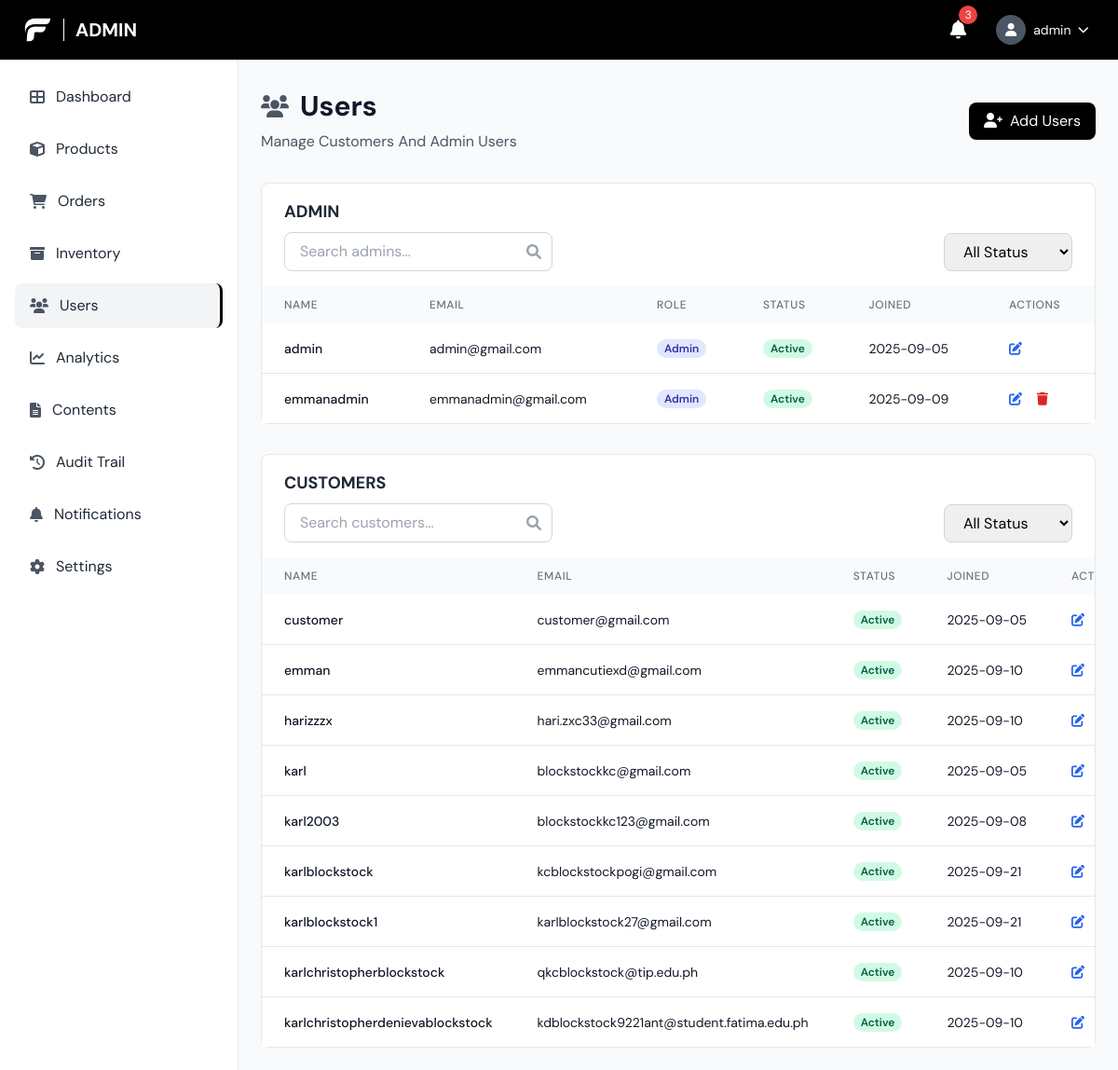
/admin/users.php (signed in), run on an earlier commit of the app's database.
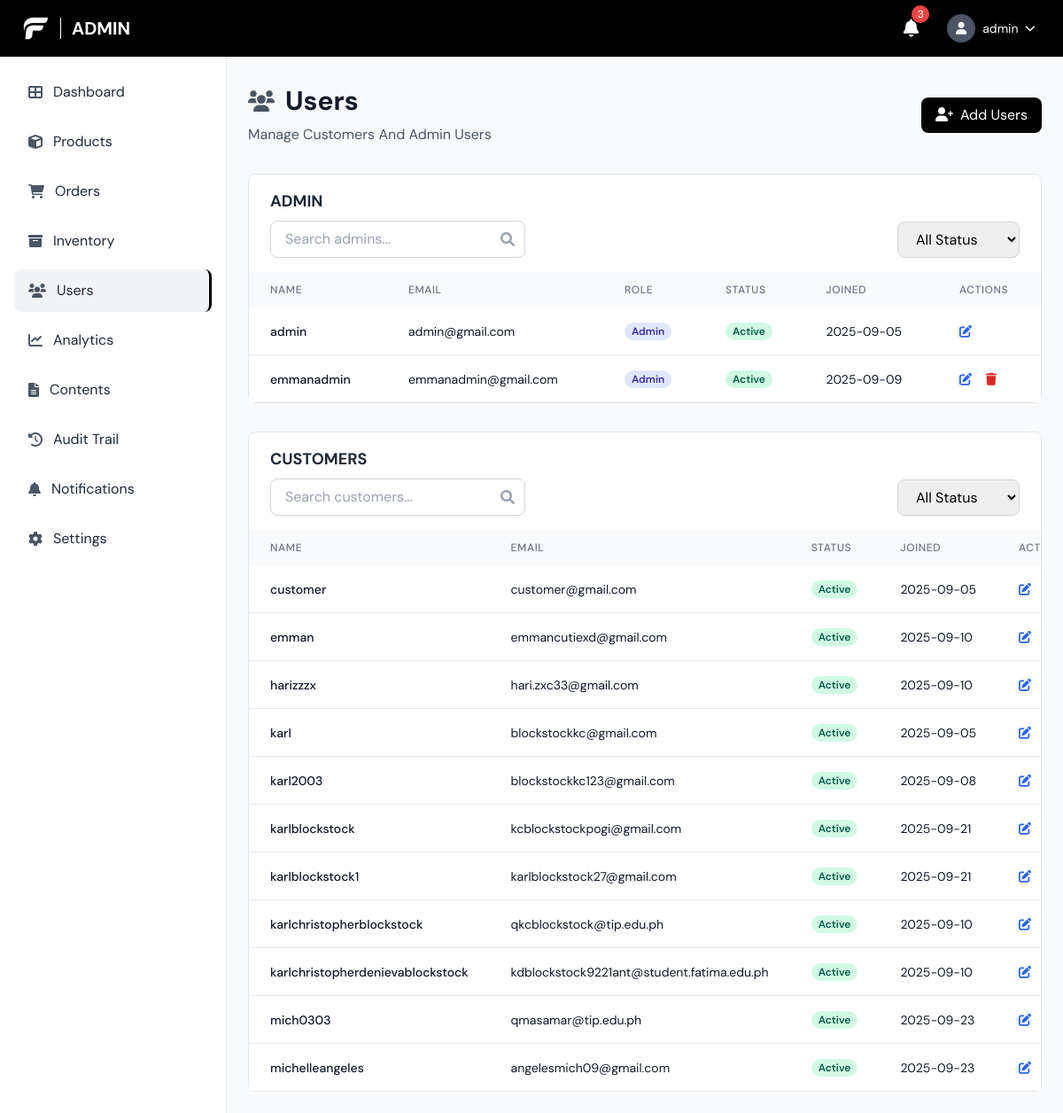
And on a later commit of the database.
### tables this page shows
CREATE TABLE `users` (
  `user_id` bigint(20) UNSIGNED NOT NULL,
  `username` varchar(100) NOT NULL,
  `email` varchar(150) NOT NULL,
  `phone` varchar(20) DEFAULT NULL,
  `date_of_birth` date DEFAULT NULL,
  `password_hash` varchar(255) DEFAULT NULL,
  `google_id` varchar(255) DEFAULT NULL,
  `role` enum('admin','manager','staff','customer') NOT NULL DEFAULT 'customer',
  `status` enum('active','inactive','suspended') NOT NULL DEFAULT 'active',
  `created_at` timestamp NOT NULL DEFAULT current_timestamp(),
  `updated_at` timestamp NOT NULL DEFAULT current_timestamp() ON UPDATE current_timestamp(),
  `last_login` timestamp NULL DEFAULT NULL,
  `first_name` varchar(100) DEFAULT NULL,
  `last_name` varchar(100) DEFAULT NULL,
  `profile_picture` varchar(255) DEFAULT NULL
);

### admin/users.php (the view, shortened to what the changed rows need)
<?php
$pdo = getDBConnection();
$isAdmin = isset($_SESSION['role']) && $_SESSION['role'] === 'admin';
$adminConds = ["role IN ('admin','manager','staff')"];
$adminParams = [];
$adminWhere = 'WHERE ' . implode(' AND ', $adminConds);
$adminSql = "SELECT user_id, username, email, role, status, created_at FROM users $adminWhere ORDER BY FIELD(role,'admin','manager','staff'), username";
$adminStmt = $pdo->prepare($adminSql);
$adminStmt->execute($adminParams);
$admins = $adminStmt->fetchAll();
$custConds = ["role = 'customer'"];
$custParams = [];
$custWhere = 'WHERE ' . implode(' AND ', $custConds);
$custSql = "SELECT user_id, username, email, role, status, created_at FROM users $custWhere ORDER BY username";
$custStmt = $pdo->prepare($custSql);
$custStmt->execute($custParams);
$customers = $custStmt->fetchAll();
?>
<!DOCTYPE html>
<html lang="en">
<head>
    <script src="https://cdn.tailwindcss.com"></script>
    <link href="https://cdnjs.cloudflare.com/ajax/libs/font-awesome/6.0.0/css/all.min.css" rel="stylesheet">
    <link rel="stylesheet" href="../css/style.css">
</head>
<body class="font-body bg-gray-50">
    <header class="bg-black text-white fixed top-0 left-0 right-0 z-50 h-16 flex items-center justify-between px-6">
        <div class="flex items-center space-x-3">
            <h1 class="text-xl font-bold uppercase">Admin</h1>
        </div>
    </header>
    <main class="ml-64 pt-24 pb-6 px-6">
        <div class="mb-8">
            <div class="flex items-center justify-between">
                <div>
                    <div class="flex items-center space-x-3 mb-2"><i class="fas fa-users text-2xl text-gray-600"></i><h1 class="text-3xl font-bold text-gray-900">Users</h1></div>
                </div>
            </div>
        </div>
        <div class="bg-white rounded-lg border border-gray-200 mb-8">
            <div class="overflow-x-auto">
                <table class="w-full">
                    <thead class="bg-gray-50"><tr>
                        <th class="px-6 py-3 text-left text-xs font-medium text-gray-500 uppercase tracking-wider">Name</th>
                        <th class="px-6 py-3 text-left text-xs font-medium text-gray-500 uppercase tracking-wider">Email</th>
                        <th class="px-6 py-3 text-left text-xs font-medium text-gray-500 uppercase tracking-wider">Role</th>
                        <th class="px-6 py-3 text-left text-xs font-medium text-gray-500 uppercase tracking-wider">Status</th>
                        <th class="px-6 py-3 text-left text-xs font-medium text-gray-500 uppercase tracking-wider">Joined</th>
                        <th class="px-6 py-3 text-left text-xs font-medium text-gray-500 uppercase tracking-wider">Actions</th>
                    </tr></thead>
                    <tbody class="bg-white divide-y divide-gray-200">
                    <?php if (empty($admins)): ?>
                        <tr><td colspan="6" class="px-6 py-12 text-center text-gray-500"><i class="fas fa-users text-4xl mb-4"></i><p>No admin/staff accounts</p></td></tr>
                    <?php else: foreach ($admins as $u): ?>
                        <tr class="hover:bg-gray-50">
                            <td class="px-6 py-4 whitespace-nowrap text-sm font-medium text-gray-900"><?php echo htmlspecialchars($u['username']); ?></td>
                            <td class="px-6 py-4 whitespace-nowrap text-sm text-gray-900"><?php echo htmlspecialchars($u['email']); ?></td>
                            <td class="px-6 py-4 whitespace-nowrap text-sm">
                                <?php if (in_array($u['role'], ['admin','manager','staff'])): ?>
                                    <span class="badge badge-admin"><?php echo htmlspecialchars(ucfirst($u['role'])); ?></span>
                                <?php else: ?>
                                    <span class="badge badge-customer">Customer</span>
                                <?php endif; ?>
                            </td>
                            <td class="px-6 py-4 whitespace-nowrap text-sm">
                                <?php if ($u['status'] === 'active'): ?>
                                    <span class="badge badge-active">Active</span>
                                <?php else: ?>
                                    <span class="badge badge-suspended"><?php echo htmlspecialchars(ucfirst($u['status'])); ?></span>
                                <?php endif; ?>
                            </td>
                            <td class="px-6 py-4 whitespace-nowrap text-sm text-gray-900"><?php echo date('Y-m-d', strtotime($u['created_at'])); ?></td>
                            <td class="px-6 py-4 whitespace-nowrap text-sm font-medium">
                                <button class="text-blue-600 hover:text-blue-900" onclick="openEdit(<?php echo $u['user_id']; ?>,'<?php echo htmlspecialchars($u['username'], ENT_QUOTES); ?>','<?php echo htmlspecialchars($u['email'], ENT_QUOTES); ?>','<?php echo $u['role']; ?>','<?php echo $u['status']; ?>')"><i class="fas fa-edit"></i></button>
                                <?php if ($isAdmin && in_array($u['role'], ['admin','manager','staff']) && intval($u['user_id']) !== intval($_SESSION['user_id'])): ?>
                                <button class="text-red-600 hover:text-red-900 ml-3" onclick="confirmDelete(<?php echo $u['user_id']; ?>)"><i class="fas fa-trash"></i></button>
                                <?php endif; ?>
                            </td>
                        </tr>
                    <?php endforeach; endif; ?>
                    </tbody>
                </table>
            </div>
        </div>
        <div class="bg-white rounded-lg border border-gray-200">
            <div class="overflow-x-auto">
                <table class="w-full">
                    <thead class="bg-gray-50"><tr>
                        <th class="px-6 py-3 text-left text-xs font-medium text-gray-500 uppercase tracking-wider">Name</th>
                        <th class="px-6 py-3 text-left text-xs font-medium text-gray-500 uppercase tracking-wider">Email</th>
                        <th class="px-6 py-3 text-left text-xs font-medium text-gray-500 uppercase tracking-wider">Status</th>
                        <th class="px-6 py-3 text-left text-xs font-medium text-gray-500 uppercase tracking-wider">Joined</th>
                        <th class="px-6 py-3 text-left text-xs font-medium text-gray-500 uppercase tracking-wider">Actions</th>
                    </tr></thead>
                    <tbody class="bg-white divide-y divide-gray-200">
                    <?php if (empty($customers)): ?>
                        <tr><td colspan="5" class="px-6 py-12 text-center text-gray-500"><i class="fas fa-user text-4xl mb-4"></i><p>No customers found</p></td></tr>
                    <?php else: foreach ($customers as $u): ?>
                        <tr class="hover:bg-gray-50">
                            <td class="px-6 py-4 whitespace-nowrap text-sm font-medium text-gray-900"><?php echo htmlspecialchars($u['username']); ?></td>
                            <td class="px-6 py-4 whitespace-nowrap text-sm text-gray-900"><?php echo htmlspecialchars($u['email']); ?></td>
                            <td class="px-6 py-4 whitespace-nowrap text-sm">
                                <?php if ($u['status'] === 'active'): ?>
                                    <span class="badge badge-active">Active</span>
                                <?php else: ?>
                                    <span class="badge badge-suspended"><?php echo htmlspecialchars(ucfirst($u['status'])); ?></span>
                                <?php endif; ?>
                            </td>
                            <td class="px-6 py-4 whitespace-nowrap text-sm text-gray-900"><?php echo date('Y-m-d', strtotime($u['created_at'])); ?></td>
                            <td class="px-6 py-4 whitespace-nowrap text-sm font-medium">
                                <button class="text-blue-600 hover:text-blue-900" onclick="openEdit(<?php echo $u['user_id']; ?>,'<?php echo htmlspecialchars($u['username'], ENT_QUOTES); ?>','<?php echo htmlspecialchars($u['email'], ENT_QUOTES); ?>','customer','<?php echo $u['status']; ?>')"><i class="fas fa-edit"></i></button>
                            </td>
                        </tr>
                    <?php endforeach; endif; ?>
                    </tbody>
                </table>
            </div>
        </div>
    </main>
</body>
</html>

What changed in the data, as far as the page shows it:
added users: username "mich0303", email "qmasamar@tip.edu.ph", status "Active", created_at "2025-09-23", shown under "CUSTOMERS"
added users: username "michelleangeles", email "angelesmich09@gmail.com", status "Active", created_at "2025-09-23", shown under "CUSTOMERS"
